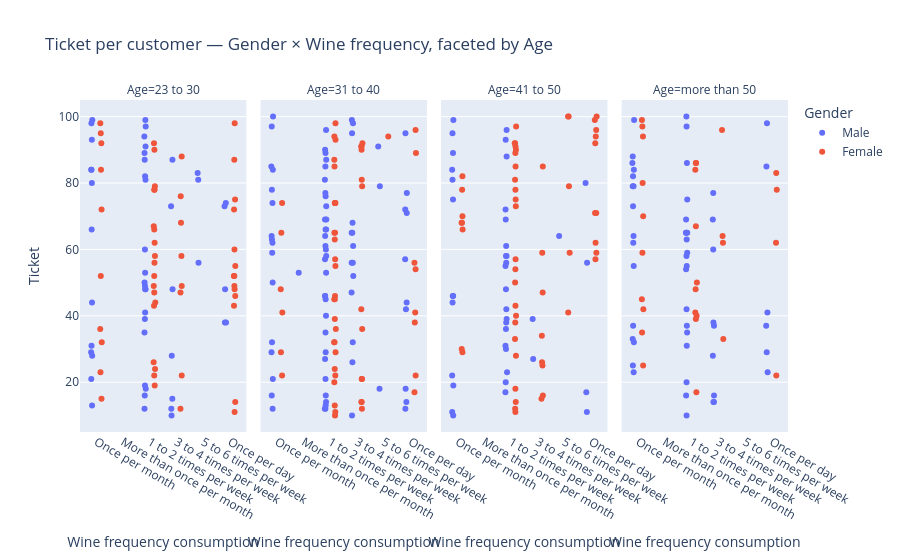

The notebook cell saved with this chart:
### Code cell
# Strip / scatter view: ticket per individual, colored by frequency, faceted by age
fig = px.strip(df, x='Wine frequency consumption', y='Ticket', color='Gender',
               facet_col='Age', category_orders={'Age': age_order, 'Wine frequency consumption': freq_order},
               title='Ticket per customer — Gender × Wine frequency, faceted by Age')
fig.update_xaxes(tickangle=30)
fig.show()

### Figure 1 — Plotly figure (JSON) as saved in the notebook; plotly's stock layout.template omitted (floating-point values rounded to 4 significant figures)
{"data": [{"alignmentgroup": "True", "boxpoints": "all", "fillcolor": "rgba(255,255,255,0)", "hoveron": "points", "hovertemplate": "Gender=Male<br>Age=23 to 30<br>Wine frequency consumption=%{x}<br>Ticket=%{y}<extra></extra>", "legendgroup": "Male", "line": {"color": "rgba(255,255,255,0)"}, "marker": {"color": "#636efa"}, "name": "Male", "offsetgroup": "Male", "orientation": "v", "pointpos": 0, "showlegend": true, "type": "box", "x": ["Once per day", "3 to 4 times per week", "1 to 2 times per week", "3 to 4 times per week", "1 to 2 times per week", "Once per month", "1 to 2 times per week", "3 to 4 times per week", "Once per month", "Once per month", "1 to 2 times per week", "Once per day", "1 to 2 times per week", "1 to 2 times per week", "Once per day", "1 to 2 times per week", "1 to 2 times per week", "Once per month", "Once per day", "Once per month", "Once per month", "3 to 4 times per week", "3 to 4 times per week", "1 to 2 times per week", "5 to 6 times per week", "Once per month", "1 to 2 times per week", "1 to 2 times per week", "3 to 4 times per week", "5 to 6 times per week", "Once per month", "Once per month", "3 to 4 times per week", "1 to 2 times per week", "1 to 2 times per week", "1 to 2 times per week", "Once per month", "Once per month", "Once per month", "1 to 2 times per week", "1 to 2 times per week", "1 to 2 times per week", "Once per day", "Once per month", "5 to 6 times per week", "1 to 2 times per week", "1 to 2 times per week", "1 to 2 times per week", "1 to 2 times per week"], "x0": " ", "xaxis": "x", "y": [73, 87, 16, 48, 89, 13, 82, 28, 21, 84, 19, 38, 12, 87, 74, 81, 48, 80, 38, 93, 29, 73, 10, 94, 81, 99, 49, 91, 15, 83, 31, 66, 12, 39, 53, 48, 98, 28, 44, 18, 50, 99, 48, 84, 56, 60, 97, 35, 41], "y0": " ", "yaxis": "y"}, {"alignmentgroup": "True", "boxpoints": "all", "fillcolor": "rgba(255,255,255,0)", "hoveron": "points", "hovertemplate": "Gender=Female<br>Age=23 to 30<br>Wine frequency consumption=%{x}<br>Ticket=%{y}<extra></extra>", "legendgroup": "Female", "line": {"color": "rgba(255,255,255,0)"}, "marker": {"color": "#EF553B"}, "name": "Female", "offsetgroup": "Female", "orientation": "v", "pointpos": 0, "showlegend": true, "type": "box", "x": ["1 to 2 times per week", "1 to 2 times per week", "1 to 2 times per week", "1 to 2 times per week", "1 to 2 times per week", "Once per month", "1 to 2 times per week", "1 to 2 times per week", "Once per month", "Once per day", "3 to 4 times per week", "3 to 4 times per week", "1 to 2 times per week", "Once per month", "Once per day", "3 to 4 times per week", "Once per day", "Once per month", "Once per day", "3 to 4 times per week", "3 to 4 times per week", "Once per day", "Once per month", "1 to 2 times per week", "Once per day", "1 to 2 times per week", "Once per month", "Once per day", "1 to 2 times per week", "1 to 2 times per week", "Once per month", "3 to 4 times per week", "Once per day", "3 to 4 times per week", "Once per day", "Once per day", "Once per day", "1 to 2 times per week", "1 to 2 times per week", "Once per day", "1 to 2 times per week", "Once per day", "Once per month", "1 to 2 times per week", "Once per day", "Once per month", "1 to 2 times per week", "Once per month", "1 to 2 times per week", "1 to 2 times per week", "3 to 4 times per week"], "x0": " ", "xaxis": "x", "y": [66, 26, 24, 78, 44, 95, 22, 19, 92, 48, 22, 76, 47, 15, 46, 88, 55, 23, 72, 49, 12, 52, 52, 62, 60, 90, 36, 75, 58, 52, 32, 68, 49, 47, 14, 11, 98, 92, 43, 52, 56, 87, 98, 79, 43, 72, 67, 84, 78, 49, 58], "y0": " ", "yaxis": "y"}, {"alignmentgroup": "True", "boxpoints": "all", "fillcolor": "rgba(255,255,255,0)", "hoveron": "points", "hovertemplate": "Gender=Male<br>Age=31 to 40<br>Wine frequency consumption=%{x}<br>Ticket=%{y}<extra></extra>", "legendgroup": "Male", "line": {"color": "rgba(255,255,255,0)"}, "marker": {"color": "#636efa"}, "name": "Male", "offsetgroup": "Male", "orientation": "v", "pointpos": 0, "showlegend": false, "type": "box", "x": ["1 to 2 times per week", "More than once per month", "3 to 4 times per week", "1 to 2 times per week", "1 to 2 times per week", "Once per day", "1 to 2 times per week", "3 to 4 times per week", "1 to 2 times per week", "Once per day", "5 to 6 times per week", "3 to 4 times per week", "Once per month", "1 to 2 times per week", "1 to 2 times per week", "Once per day", "1 to 2 times per week", "Once per month", "5 to 6 times per week", "1 to 2 times per week", "1 to 2 times per week", "3 to 4 times per week", "3 to 4 times per week", "Once per month", "Once per day", "Once per month", "Once per month", "3 to 4 times per week", "3 to 4 times per week", "Once per month", "1 to 2 times per week", "1 to 2 times per week", "1 to 2 times per week", "1 to 2 times per week", "1 to 2 times per week", "1 to 2 times per week", "Once per month", "Once per month", "Once per month", "Once per month", "1 to 2 times per week", "3 to 4 times per week", "Once per month", "1 to 2 times per week", "1 to 2 times per week", "1 to 2 times per week", "1 to 2 times per week", "1 to 2 times per week", "Once per month", "3 to 4 times per week", "Once per month", "Once per month", "Once per month", "3 to 4 times per week", "1 to 2 times per week", "1 to 2 times per week", "1 to 2 times per week", "Once per day", "1 to 2 times per week", "3 to 4 times per week", "Once per day", "3 to 4 times per week", "1 to 2 times per week", "Once per month", "3 to 4 times per week", "Once per day", "3 to 4 times per week", "1 to 2 times per week", "Once per day", "1 to 2 times per week", "1 to 2 times per week", "1 to 2 times per week", "5 to 6 times per week", "1 to 2 times per week", "Once per day", "Once per day"], "x0": " ", "xaxis": "x2", "y": [66, 53, 26, 85, 81, 72, 89, 47, 35, 71, 18, 61, 16, 90, 13, 42, 21, 100, 91, 45, 16, 95, 99, 97, 14, 50, 78, 98, 56, 84, 46, 27, 69, 60, 77, 40, 12, 64, 62, 85, 46, 68, 21, 12, 66, 57, 76, 14, 29, 65, 32, 59, 74, 32, 96, 64, 87, 18, 12, 52, 77, 65, 29, 63, 10, 12, 56, 53, 57, 58, 61, 69, 79, 73, 95, 44], "y0": " ", "yaxis": "y2"}, {"alignmentgroup": "True", "boxpoints": "all", "fillcolor": "rgba(255,255,255,0)", "hoveron": "points", "hovertemplate": "Gender=Female<br>Age=31 to 40<br>Wine frequency consumption=%{x}<br>Ticket=%{y}<extra></extra>", "legendgroup": "Female", "line": {"color": "rgba(255,255,255,0)"}, "marker": {"color": "#EF553B"}, "name": "Female", "offsetgroup": "Female", "orientation": "v", "pointpos": 0, "showlegend": false, "type": "box", "x": ["1 to 2 times per week", "Once per month", "1 to 2 times per week", "Once per month", "Once per month", "Once per month", "1 to 2 times per week", "1 to 2 times per week", "1 to 2 times per week", "1 to 2 times per week", "3 to 4 times per week", "1 to 2 times per week", "1 to 2 times per week", "3 to 4 times per week", "1 to 2 times per week", "Once per day", "1 to 2 times per week", "1 to 2 times per week", "3 to 4 times per week", "Once per day", "1 to 2 times per week", "3 to 4 times per week", "1 to 2 times per week", "5 to 6 times per week", "3 to 4 times per week", "1 to 2 times per week", "Once per day", "1 to 2 times per week", "1 to 2 times per week", "1 to 2 times per week", "Once per month", "1 to 2 times per week", "Once per day", "1 to 2 times per week", "3 to 4 times per week", "3 to 4 times per week", "1 to 2 times per week", "3 to 4 times per week", "3 to 4 times per week", "1 to 2 times per week", "3 to 4 times per week", "1 to 2 times per week", "Once per day", "1 to 2 times per week", "3 to 4 times per week", "3 to 4 times per week", "1 to 2 times per week", "1 to 2 times per week", "Once per month", "1 to 2 times per week", "1 to 2 times per week", "3 to 4 times per week", "Once per day", "Once per day", "Once per day"], "x0": " ", "xaxis": "x2", "y": [87, 65, 24, 74, 29, 48, 85, 55, 32, 13, 90, 10, 11, 42, 57, 17, 20, 22, 21, 54, 74, 81, 94, 94, 21, 65, 56, 74, 29, 39, 22, 45, 96, 65, 14, 14, 74, 92, 79, 36, 91, 63, 38, 93, 12, 91, 45, 46, 41, 32, 98, 36, 22, 89, 41], "y0": " ", "yaxis": "y2"}, {"alignmentgroup": "True", "boxpoints": "all", "fillcolor": "rgba(255,255,255,0)", "hoveron": "points", "hovertemplate": "Gender=Male<br>Age=41 to 50<br>Wine frequency consumption=%{x}<br>Ticket=%{y}<extra></extra>", "legendgroup": "Male", "line": {"color": "rgba(255,255,255,0)"}, "marker": {"color": "#636efa"}, "name": "Male", "offsetgroup": "Male", "orientation": "v", "pointpos": 0, "showlegend": false, "type": "box", "x": ["Once per month", "3 to 4 times per week", "1 to 2 times per week", "1 to 2 times per week", "1 to 2 times per week", "Once per month", "3 to 4 times per week", "1 to 2 times per week", "Once per month", "Once per month", "Once per month", "1 to 2 times per week", "1 to 2 times per week", "1 to 2 times per week", "1 to 2 times per week", "1 to 2 times per week", "1 to 2 times per week", "1 to 2 times per week", "1 to 2 times per week", "1 to 2 times per week", "Once per month", "Once per day", "Once per month", "Once per month", "Once per month", "1 to 2 times per week", "Once per month", "1 to 2 times per week", "1 to 2 times per week", "Once per month", "Once per day", "5 to 6 times per week", "Once per month", "1 to 2 times per week", "Once per day", "1 to 2 times per week", "Once per day", "Once per month", "1 to 2 times per week", "1 to 2 times per week"], "x0": " ", "xaxis": "x3", "y": [81, 27, 23, 58, 42, 75, 39, 72, 44, 10, 89, 69, 17, 96, 38, 61, 56, 39, 93, 31, 19, 17, 46, 95, 11, 20, 84, 58, 88, 46, 80, 64, 22, 55, 56, 48, 11, 99, 36, 30], "y0": " ", "yaxis": "y3"}, {"alignmentgroup": "True", "boxpoints": "all", "fillcolor": "rgba(255,255,255,0)", "hoveron": "points", "hovertemplate": "Gender=Female<br>Age=41 to 50<br>Wine frequency consumption=%{x}<br>Ticket=%{y}<extra></extra>", "legendgroup": "Female", "line": {"color": "rgba(255,255,255,0)"}, "marker": {"color": "#EF553B"}, "name": "Female", "offsetgroup": "Female", "orientation": "v", "pointpos": 0, "showlegend": false, "type": "box", "x": ["Once per month", "1 to 2 times per week", "1 to 2 times per week", "Once per day", "1 to 2 times per week", "Once per month", "1 to 2 times per week", "1 to 2 times per week", "1 to 2 times per week", "1 to 2 times per week", "Once per day", "1 to 2 times per week", "3 to 4 times per week", "5 to 6 times per week", "Once per day", "Once per month", "Once per month", "1 to 2 times per week", "1 to 2 times per week", "3 to 4 times per week", "5 to 6 times per week", "5 to 6 times per week", "3 to 4 times per week", "1 to 2 times per week", "Once per day", "1 to 2 times per week", "Once per day", "Once per day", "1 to 2 times per week", "3 to 4 times per week", "5 to 6 times per week", "Once per month", "5 to 6 times per week", "1 to 2 times per week", "1 to 2 times per week", "3 to 4 times per week", "Once per day", "1 to 2 times per week", "1 to 2 times per week", "1 to 2 times per week", "1 to 2 times per week", "Once per month", "Once per day", "Once per day", "Once per month", "3 to 4 times per week", "3 to 4 times per week", "1 to 2 times per week", "Once per day", "3 to 4 times per week", "1 to 2 times per week", "Once per month", "1 to 2 times per week", "1 to 2 times per week"], "x0": " ", "xaxis": "x3", "y": [66, 81, 11, 57, 85, 68, 73, 57, 92, 38, 71, 12, 15, 100, 96, 29, 82, 97, 40, 85, 100, 79, 47, 92, 94, 43, 99, 59, 18, 34, 59, 78, 41, 75, 14, 25, 71, 50, 33, 90, 91, 30, 62, 100, 70, 16, 26, 78, 92, 59, 89, 68, 54, 28], "y0": " ", "yaxis": "y3"}, {"alignmentgroup": "True", "boxpoints": "all", "fillcolor": "rgba(255,255,255,0)", "hoveron": "points", "hovertemplate": "Gender=Male<br>Age=more than 50<br>Wine frequency consumption=%{x}<br>Ticket=%{y}<extra></extra>", "legendgroup": "Male", "line": {"color": "rgba(255,255,255,0)"}, "marker": {"color": "#636efa"}, "name": "Male", "offsetgroup": "Male", "orientation": "v", "pointpos": 0, "showlegend": false, "type": "box", "x": ["1 to 2 times per week", "1 to 2 times per week", "1 to 2 times per week", "Once per month", "1 to 2 times per week", "1 to 2 times per week", "1 to 2 times per week", "Once per month", "Once per month", "3 to 4 times per week", "Once per month", "1 to 2 times per week", "3 to 4 times per week", "Once per month", "1 to 2 times per week", "3 to 4 times per week", "Once per month", "1 to 2 times per week", "Once per month", "1 to 2 times per week", "Once per month", "3 to 4 times per week", "1 to 2 times per week", "Once per month", "Once per month", "1 to 2 times per week", "3 to 4 times per week", "3 to 4 times per week", "Once per day", "Once per month", "1 to 2 times per week", "Once per day", "Once per month", "Once per month", "Once per day", "1 to 2 times per week", "1 to 2 times per week", "1 to 2 times per week", "Once per month", "3 to 4 times per week", "1 to 2 times per week", "Once per day", "Once per day", "1 to 2 times per week", "Once per month", "1 to 2 times per week", "3 to 4 times per week", "3 to 4 times per week", "Once per month", "Once per day", "1 to 2 times per week"], "x0": " ", "xaxis": "x4", "y": [31, 37, 55, 86, 75, 97, 65, 82, 25, 14, 64, 10, 28, 79, 69, 77, 32, 59, 62, 65, 55, 37, 65, 84, 73, 16, 16, 69, 98, 33, 20, 41, 79, 99, 85, 42, 86, 63, 23, 60, 35, 37, 23, 54, 88, 58, 14, 38, 37, 29, 100], "y0": " ", "yaxis": "y4"}, {"alignmentgroup": "True", "boxpoints": "all", "fillcolor": "rgba(255,255,255,0)", "hoveron": "points", "hovertemplate": "Gender=Female<br>Age=more than 50<br>Wine frequency consumption=%{x}<br>Ticket=%{y}<extra></extra>", "legendgroup": "Female", "line": {"color": "rgba(255,255,255,0)"}, "marker": {"color": "#EF553B"}, "name": "Female", "offsetgroup": "Female", "orientation": "v", "pointpos": 0, "showlegend": false, "type": "box", "x": ["Once per month", "1 to 2 times per week", "Once per month", "Once per day", "1 to 2 times per week", "Once per month", "3 to 4 times per week", "Once per month", "1 to 2 times per week", "1 to 2 times per week", "1 to 2 times per week", "Once per month", "Once per month", "1 to 2 times per week", "Once per month", "Once per month", "1 to 2 times per week", "Once per day", "3 to 4 times per week", "Once per month", "1 to 2 times per week", "1 to 2 times per week", "Once per day", "3 to 4 times per week", "Once per month", "Once per day", "1 to 2 times per week", "3 to 4 times per week"], "x0": " ", "xaxis": "x4", "y": [97, 39, 42, 22, 86, 59, 62, 99, 50, 48, 86, 45, 25, 67, 94, 35, 41, 78, 33, 80, 84, 40, 62, 96, 70, 83, 17, 64], "y0": " ", "yaxis": "y4"}], "layout": {"annotations": [{"font": {}, "showarrow": false, "text": "Age=23 to 30", "x": 0.1175, "xanchor": "center", "xref": "paper", "y": 1, "yanchor": "bottom", "yref": "paper"}, {"font": {}, "showarrow": false, "text": "Age=31 to 40", "x": 0.3725, "xanchor": "center", "xref": "paper", "y": 1, "yanchor": "bottom", "yref": "paper"}, {"font": {}, "showarrow": false, "text": "Age=41 to 50", "x": 0.6275, "xanchor": "center", "xref": "paper", "y": 1, "yanchor": "bottom", "yref": "paper"}, {"font": {}, "showarrow": false, "text": "Age=more than 50", "x": 0.8825, "xanchor": "center", "xref": "paper", "y": 1, "yanchor": "bottom", "yref": "paper"}], "boxmode": "group", "legend": {"title": {"text": "Gender"}, "tracegroupgap": 0}, "title": {"text": "Ticket per customer — Gender × Wine frequency, faceted by Age"}, "xaxis": {"anchor": "y", "categoryarray": ["Once per month", "More than once per month", "1 to 2 times per week", "3 to 4 times per week", "5 to 6 times per week", "Once per day"], "categoryorder": "array", "domain": [0, 0.235], "tickangle": 30, "title": {"text": "Wine frequency consumption"}}, "xaxis2": {"anchor": "y2", "categoryarray": ["Once per month", "More than once per month", "1 to 2 times per week", "3 to 4 times per week", "5 to 6 times per week", "Once per day"], "categoryorder": "array", "domain": [0.255, 0.49], "matches": "x", "tickangle": 30, "title": {"text": "Wine frequency consumption"}}, "xaxis3": {"anchor": "y3", "categoryarray": ["Once per month", "More than once per month", "1 to 2 times per week", "3 to 4 times per week", "5 to 6 times per week", "Once per day"], "categoryorder": "array", "domain": [0.51, 0.745], "matches": "x", "tickangle": 30, "title": {"text": "Wine frequency consumption"}}, "xaxis4": {"anchor": "y4", "categoryarray": ["Once per month", "More than once per month", "1 to 2 times per week", "3 to 4 times per week", "5 to 6 times per week", "Once per day"], "categoryorder": "array", "domain": [0.765, 1.0], "matches": "x", "tickangle": 30, "title": {"text": "Wine frequency consumption"}}, "yaxis": {"anchor": "x", "domain": [0, 1], "title": {"text": "Ticket"}}, "yaxis2": {"anchor": "x2", "domain": [0, 1], "matches": "y", "showticklabels": false}, "yaxis3": {"anchor": "x3", "domain": [0, 1], "matches": "y", "showticklabels": false}, "yaxis4": {"anchor": "x4", "domain": [0, 1], "matches": "y", "showticklabels": false}}}
